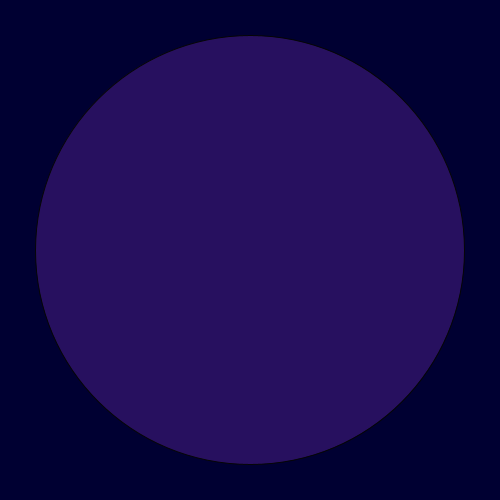
Frame 1 (no input)
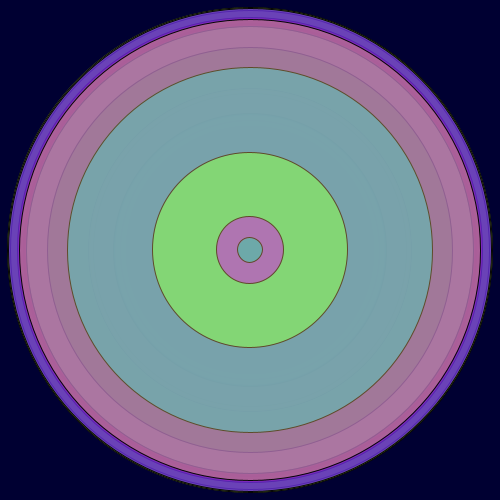
Frame 60 (the mouse pressed at the canvas centre just before this capture)
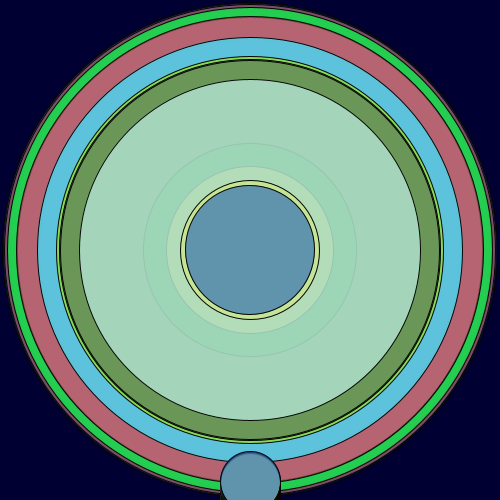
Frame 120 (the mouse held since frame 60 and released just before this capture)

The Processing sketch that drew these frames (run headless with seeded random() and noise(); from frame 60 on, the mouse is pressed at the canvas centre):

// Processing sketch: processing_52627
// ── processing_52627.pde

float xPos;
float yPos;
float r;
float g;
float b;
float a;
float diam;
float movingOval;

void setup() {
  size(500, 500);
  //background(0);
  background(mouseX/2,mouseY/2,50,100);
  movingOval=height+100;
  smooth();
  }


void draw() {
  r = random(255);
  g = random(255);
  b = random(255);
  a = random(255);
  diam = random(500);
  
  xPos = 250;
  yPos = 250;
  
  fill(r,g,b,a);
  stroke(5);
  ellipse(xPos,yPos,diam,diam);
  
  
   if (mouseX>50 && mouseX<150 && mouseY>50 && mouseY<125) {
  } else {

 }
  ellipse(width/2,movingOval,60,60);
  
  movingOval = movingOval - 1;

}



void mousePressed() {
  background(mouseX/2,mouseY/2,50,100);
}

void keyPressed() {
  background(0);
}
